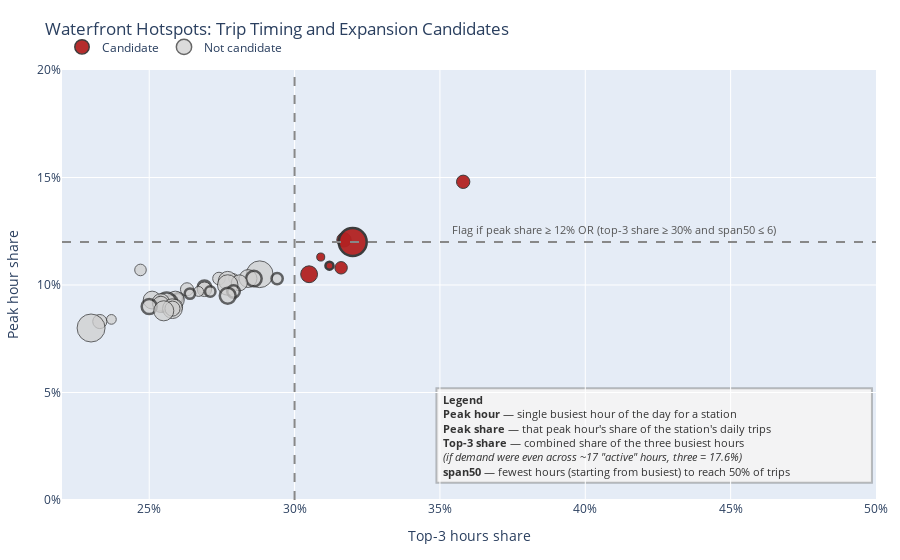

The notebook cell saved with this chart:
### Code cell
import numpy as np, pandas as pd, plotly.graph_objects as go

# --- Source data ---
df = hotspot_hourly_summary.copy()

# --- Candidate rule ---
cand_mask = (df["peak_share"] >= 0.12) | ((df["top3_share"] >= 0.30) & (df["span50_hours"] <= 6))
df["is_candidate"] = np.where(cand_mask, "Candidate", "Not candidate")
line_w = np.where(df["span50_hours"] <= 6, 2.5, 1.0)

# --- Figure ---
fig = go.Figure()
for group, color in [("Candidate", "#B22222"), ("Not candidate", "#CFCFCF")]:
    sub = df[df["is_candidate"] == group]
    size = np.clip(sub["total_trips"] / sub["total_trips"].max() * 28, 8, 28)
    fig.add_scatter(
        x=sub["top3_share"], y=sub["peak_share"], mode="markers",
        marker=dict(size=size, color=color, line=dict(color="#333", width=line_w[sub.index]),
                    opacity=0.95 if group=="Candidate" else 0.75),
        name=group,
        hovertemplate=(
            "<b>%{customdata[0]}</b><br>"
            "Peak hr: %{customdata[1]}:00<br>"
            "Peak share: %{y:.1%}<br>"
            "Top-3 share: %{x:.1%}<br>"
            "span50: %{customdata[2]} hrs<br>"
            "Trips: %{customdata[3]:,}<extra></extra>"
        ),
        customdata=np.stack([sub["station_name"], sub["peak_hour"],
                             sub["span50_hours"], sub["total_trips"]], axis=1)
    )

# Threshold rules
fig.add_hline(y=0.12, line_dash="dash", line_color="#888")
fig.add_vline(x=0.30, line_dash="dash", line_color="#888")

# --- Stable axes so the "center" never jumps ---
fig.update_layout(
    title="Waterfront Hotspots: Trip Timing and Expansion Candidates",
    xaxis=dict(title="Top-3 hours share", tickformat=".0%", range=[0.22, 0.50]),
    yaxis=dict(title="Peak hour share", tickformat=".0%", range=[0.00, 0.20]),
    legend=dict(orientation="h", yanchor="bottom", y=1.02, x=0),
    height=560, margin=dict(l=60, r=20, t=70, b=60),
    hoverlabel=dict(bgcolor="white")
)

# --- Rule note: positioned just above the 12% line and moved further right ---
fig.add_annotation(
    xref="paper", yref="paper", x=0.88, y=0.63, showarrow=False,
    text="Flag if peak share ≥ 12% OR (top-3 share ≥ 30% and span50 ≤ 6)",
    font=dict(size=11, color="#555"), align="left"
)

# --- Legend box (even wider and more to the left) + text fully inside ---
# box (bottom-right, expanded further)
fig.add_shape(
    type="rect", xref="paper", yref="paper",
    x0=0.46, x1=0.995, y0=0.04, y1=0.26,
    line=dict(color="rgba(50,50,50,0.30)"),
    fillcolor="rgba(245,245,245,0.92)",
    layer="below"
)

# text inside the box (top-left corner of the expanded box)
fig.add_annotation(
    xref="paper", yref="paper", x=0.465, y=0.255,
    xanchor="left", yanchor="top", showarrow=False, align="left",
   text=(
       "<b>Legend</b><br>" +
       "<b>Peak hour</b> — single busiest hour of the day for a station<br>" +
       "<b>Peak share</b> — that peak hour's share of the station's daily trips<br>" +
       "<b>Top-3 share</b> — combined share of the three busiest hours<br>" +
       "<i>(if demand were even across ~17 \"active\" hours, three ≈ 17.6%)</i><br>" +
       "<b>span50</b> — fewest hours (starting from busiest) to reach 50% of trips"
),
    font=dict(size=11, color="#333")
)

fig.write_html(r"C:\Users\magia\OneDrive\Desktop\NY_Citi_Bike\4.Visualizations\waterfront_expansion.html")

fig.show()

### Figure 1 — Plotly figure (JSON) as saved in the notebook; plotly's stock layout.template omitted (floating-point values rounded to 4 significant figures; data arrays with more than 128 entries replaced by an {"elided": "..."} marker saying what was removed)
{"data": [{"customdata": [["North Moore St & Greenwich St", 17, 5, 115933], ["Vesey Pl & River Terrace", 17, 6, 124450], ["West St & Chambers St", 18, 6, 242857], ["W 15 St & 10 Ave", 17, 6, 69650], ["1 Ave & E 44 St", 9, 6, 61150], ["5 Ave & E 87 St", 15, 5, 107822], ["10 Ave & W 14 St", 17, 6, 146098]], "hovertemplate": "<b>%{customdata[0]}</b><br>Peak hr: %{customdata[1]}:00<br>Peak share: %{y:.1%}<br>Top-3 share: %{x:.1%}<br>span50: %{customdata[2]} hrs<br>Trips: %{customdata[3]:,}<extra></extra>", "marker": {"color": "#B22222", "line": {"color": "#333", "width": [1.0, 1.0, 2.5, 1.0, 2.5, 1.0, 1.0]}, "opacity": 0.95, "size": [13.37, 14.35, 28.0, 8.03, 8.0, 12.43, 16.84]}, "mode": "markers", "name": "Candidate", "type": "scatter", "x": [0.358, 0.317, 0.32, 0.309, 0.312, 0.316, 0.305], "y": [0.148, 0.121, 0.12, 0.113, 0.109, 0.108, 0.105]}, {"customdata": {"elided": "33x4 mixed values"}, "hovertemplate": "<b>%{customdata[0]}</b><br>Peak hr: %{customdata[1]}:00<br>Peak share: %{y:.1%}<br>Top-3 share: %{x:.1%}<br>span50: %{customdata[2]} hrs<br>Trips: %{customdata[3]:,}<extra></extra>", "marker": {"color": "#CFCFCF", "line": {"color": "#333", "width": [1.0, 1.0, 1.0, 2.5, 1.0, 2.5, 1.0, 1.0, 1.0, 1.0, 2.5, 1.0, 1.0, 2.5, 2.5, 1.0, 2.5, 2.5, 2.5, 1.0, 1.0, 1.0, 2.5, 1.0, 1.0, 2.5, 1.0, 1.0, 1.0, 1.0, 1.0, 1.0, 1.0]}, "opacity": 0.75, "size": [11.6, 26.78, 17.86, 15.62, 12.63, 11.23, 9.742, 18.62, 16.02, 20.52, 13.48, 14.49, 13.13, 12.55, 10.42, 9.931, 10.41, 15.86, 9.687, 17.81, 17.79, 10.3, 19.4, 17.2, 16.16, 15.07, 14.4, 19.78, 15.1, 20.09, 9.698, 14.13, 28.0]}, "mode": "markers", "name": "Not candidate", "type": "scatter", "x": [0.247, 0.288, 0.284, 0.286, 0.274, 0.294, 0.279, 0.277, 0.281, 0.277, 0.269, 0.269, 0.263, 0.279, 0.271, 0.267, 0.264, 0.277, 0.26, 0.259, 0.251, 0.258, 0.256, 0.254, 0.254, 0.25, 0.259, 0.258, 0.258, 0.255, 0.237, 0.233, 0.23], "y": [0.107, 0.105, 0.103, 0.103, 0.103, 0.103, 0.103, 0.102, 0.101, 0.1, 0.099, 0.098, 0.098, 0.097, 0.097, 0.097, 0.096, 0.095, 0.094, 0.093, 0.093, 0.093, 0.092, 0.092, 0.091, 0.09, 0.09, 0.089, 0.089, 0.088, 0.084, 0.083, 0.08]}], "layout": {"annotations": [{"align": "left", "font": {"color": "#555", "size": 11}, "showarrow": false, "text": "Flag if peak share ≥ 12% OR (top-3 share ≥ 30% and span50 ≤ 6)", "x": 0.88, "xref": "paper", "y": 0.63, "yref": "paper"}, {"align": "left", "font": {"color": "#333", "size": 11}, "showarrow": false, "text": "<b>Legend</b><br><b>Peak hour</b> — single busiest hour of the day for a station<br><b>Peak share</b> — that peak hour's share of the station's daily trips<br><b>Top-3 share</b> — combined share of the three busiest hours<br><i>(if demand were even across ~17 \"active\" hours, three ≈ 17.6%)</i><br><b>span50</b> — fewest hours (starting from busiest) to reach 50% of trips", "x": 0.465, "xanchor": "left", "xref": "paper", "y": 0.255, "yanchor": "top", "yref": "paper"}], "height": 560, "hoverlabel": {"bgcolor": "white"}, "legend": {"orientation": "h", "x": 0, "y": 1.02, "yanchor": "bottom"}, "margin": {"b": 60, "l": 60, "r": 20, "t": 70}, "shapes": [{"line": {"color": "#888", "dash": "dash"}, "type": "line", "x0": 0, "x1": 1, "xref": "x domain", "y0": 0.12, "y1": 0.12, "yref": "y"}, {"line": {"color": "#888", "dash": "dash"}, "type": "line", "x0": 0.3, "x1": 0.3, "xref": "x", "y0": 0, "y1": 1, "yref": "y domain"}, {"fillcolor": "rgba(245,245,245,0.92)", "layer": "below", "line": {"color": "rgba(50,50,50,0.30)"}, "type": "rect", "x0": 0.46, "x1": 0.995, "xref": "paper", "y0": 0.04, "y1": 0.26, "yref": "paper"}], "title": {"text": "Waterfront Hotspots: Trip Timing and Expansion Candidates"}, "xaxis": {"range": [0.22, 0.5], "tickformat": ".0%", "title": {"text": "Top-3 hours share"}}, "yaxis": {"range": [0, 0.2], "tickformat": ".0%", "title": {"text": "Peak hour share"}}}}
